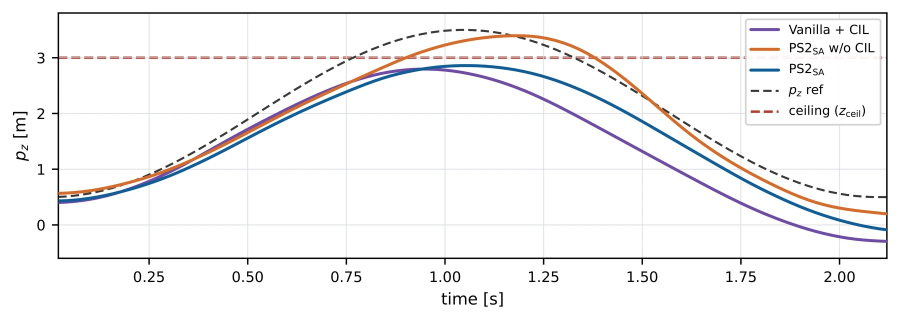
#> input picture assets/img/ablation_altitude.webp, 1800 x 642 px (shown at 1/2 size)
$ python -i convert_media.py   (imports and definitions only)
#> lines starting #> are read from the running program, lines starting #| are printed output that depends on the picture; after the words box and inside, x2 and y2 are one past the last pixel; in counts of white or black regions, pixels touching at a corner belong together
#> further down, picture is the input picture: PIL image 1800x642 RGB; mean R, G, B 244.7, 244, 244.5
"""Convert the backup-RL result GIFs/PNGs and the paper's figures into web-friendly assets.

GIFs become cropped H.264 MP4s (yuv420p, faststart) plus a WebP poster of the
final frame; figures become WebP. Crops remove the renderer's white margins;
clips that are compared side by side share one crop so their scale matches.

Usage:
    python tools/convert_media.py --backup-rl /path/to/backup-RL \
        --arxiv-src /path/to/unzipped/arxiv/source --out assets [--only NAME ...]
Requires ffmpeg (libx264), mutool (to rasterize PDF figures), and Pillow with WebP.
"""
import argparse
import subprocess
import tempfile
from pathlib import Path

from PIL import Image, ImageSequence

QUAD = 'results_analytics/objX_quadrotor_traces'
HERO = ('outputs_objF_quadBackup_ra_smooth_dLQR_new/'
        'quad_backup_ra-20260423_001127-objFraSmooth-id2-s2-b0.99-tc8.0-cc8.0-ts5000000-tau0.0025-es0.10-ec0.10-asw0.05-cs0.80-vp1.5-tp30.0-csm0.8/'
        'comparison/quadBackup_compare-20260423_011639-allRA-id2-kpz36p0-kvz24p0-kvxy14p0-attp45p0-yaw0p35-cm0p60-zsafe32p0-cvz18p0-lat1p50-minz0p0-traj')

# (output name, source GIF relative to backup-RL, crop x, y, w, h, output width)
QUAD_CROP = (480, 220, 864, 864)
VIDEOS = [
    ('quad_ps2_sa', f'{QUAD}/BLISS-SA/BLISS-SA_isometric.gif', *QUAD_CROP, 864),
    ('quad_ps2_abp', f'{QUAD}/BLISS-ABP/BLISS-ABP_isometric.gif', *QUAD_CROP, 864),
    ('quad_cbf_rl', f'{QUAD}/CBF-RL/CBF-RL_isometric.gif', *QUAD_CROP, 864),
    ('quad_mps', f'{QUAD}/MPS/MPS_isometric.gif', *QUAD_CROP, 864),
    ('quad_cpo', f'{QUAD}/CPO/CPO_isometric.gif', *QUAD_CROP, 864),
    ('quad_sac_lag', f'{QUAD}/SAC-Lag/SAC-Lag_isometric.gif', *QUAD_CROP, 864),
    ('quad_sac_pen_high', f'{QUAD}/SAC-PenHigh/SAC-PenHigh_isometric.gif', *QUAD_CROP, 864),
    ('quad_sac_pen_low', f'{QUAD}/SAC-PenLow/SAC-PenLow_isometric.gif', *QUAD_CROP, 864),
    ('quad_multisafety', 'results_analytics/quadrotor_iris_multiSafety/seed3_best_return_front.gif',
     480, 100, 860, 900, 860),
    ('phase1_learned', f'{HERO}/hero_gif-overall.gif', 1290, 60, 3000, 2760, 1400),
    ('phase1_analytic', f'{HERO}/hero_gif-analytic-overall.gif', 1290, 60, 3000, 2760, 1400),
]

# (output name, source, max width, render dpi, crop as width fractions (x0, x1) or None).
# 'src:' paths are relative to the arXiv source directory; others to backup-RL.
IMAGES = [
    ('fig1_full', 'src:figures/PS2_Main_Figure.pdf', 3000, 120, None),
    ('unicycle_sets', 'src:figures/unicycle_final.pdf', 2400, 200, (0.0, 0.7270)),     # Fig. 2(a)-(c)
    ('hj_comparison', 'src:figures/unicycle_final.pdf', 1100, 200, (0.7272, 1.0)),     # Fig. 2(d)
    ('ablation_altitude', 'src:figures/quadrotor_ablation.pdf', 1800, 600, None),      # Fig. 9
    ('unicycle_traces', 'results_analytics/objX_unicycle_traces/ieee_unicycle_traces.png', 1400, 0, None),
]


def run(cmd):
    subprocess.run(cmd, check=True, stdout=subprocess.DEVNULL, stderr=subprocess.PIPE)


# [24 lines left out: functions last_frame, video, rasterize, not called in this run]


def trim(im, pad=12):
    """Crop uniform white margins, keeping `pad` pixels."""
#> called with pad = 12
    gray = im.convert('L').point(lambda v: 255 if v < 245 else 0)
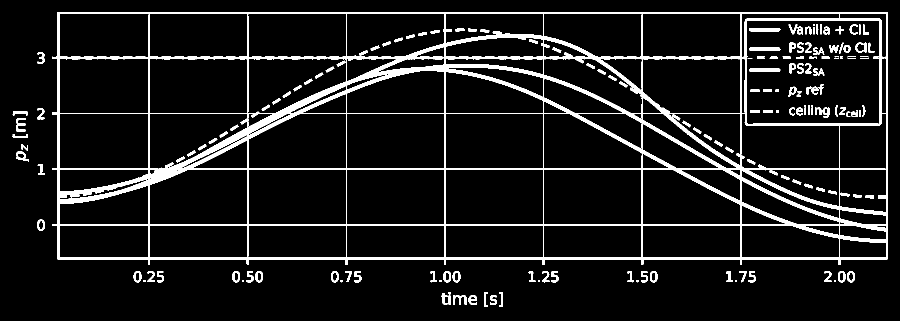
#> gray: PIL image 1800x642 L (shown at 1/2 size); 8.7% white; 175 white regions (23 under 20 px), largest, box (x1, y1, x2, y2) and area: (104, 24, 1776, 530) 83075, (1498, 95, 1561, 102) 428, (1498, 56, 1561, 63) 427
    box = gray.getbbox()
#> box = (25, 24, 1776, 614)
    if not box:
        return im
    x0, y0, x1, y1 = box
#> x0 = 25; y0 = 24; x1 = 1776; y1 = 614
    return im.crop((max(0, x0 - pad), max(0, y0 - pad), min(im.width, x1 + pad), min(im.height, y1 + pad)))
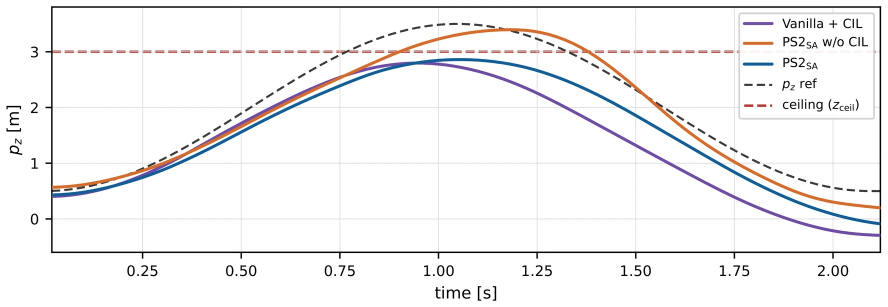
#> returned value: PIL image 1775x614 RGB (shown at 1/2 size); mean R, G, B 244.1, 243.3, 243.9


# [35 lines left out: functions image, main, not called in this run]


# [2 lines not run here, left out]

>>> from PIL import Image
>>> picture = Image.open('../assets/img/ablation_altitude.webp')
>>> result = trim(picture)

$ run again, on assets/img/unicycle_sets.webp
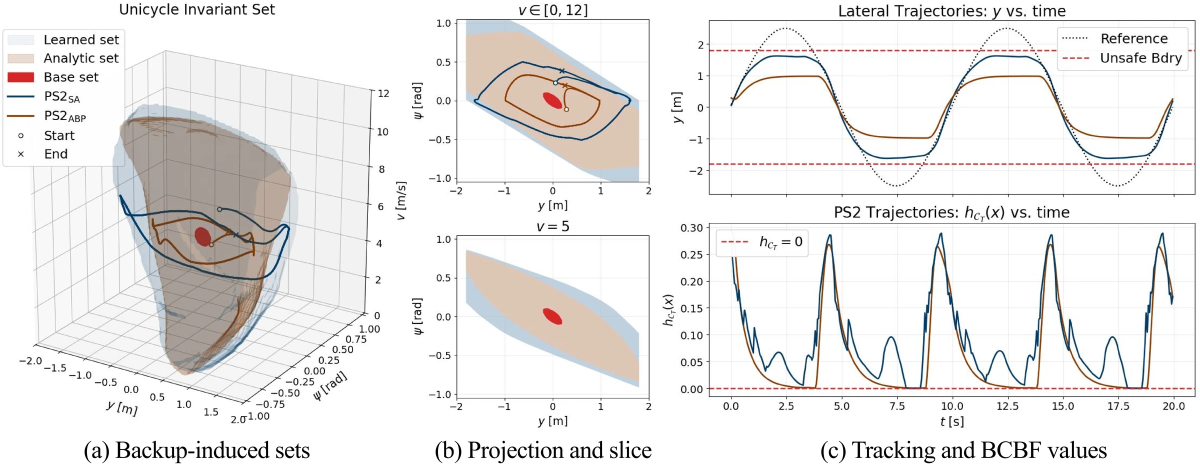
#> input picture assets/img/unicycle_sets.webp, 2400 x 931 px (shown at 1/2 size)
#> picture is the input picture: PIL image 2400x931 RGB; mean R, G, B 236.4, 234.9, 234
#> in trim, `gray = im.convert('L').point(lambda v: 255 if v < 245 else 0)`:
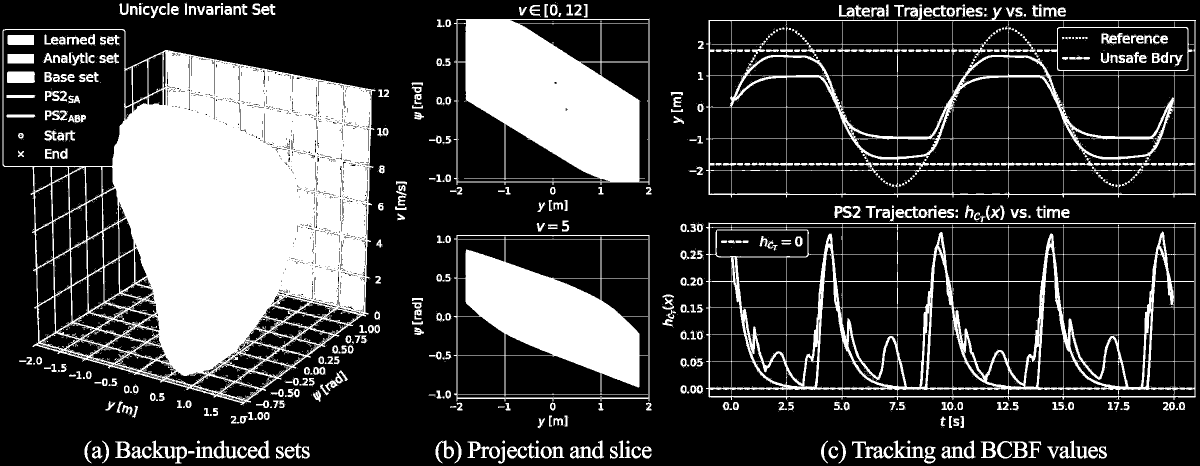
#> gray: PIL image 2400x931 L (shown at 1/2 size); 24.5% white; 2057 white regions (1577 under 20 px), largest, box (x1, y1, x2, y2) and area: (5, 58, 751, 811) 265027, (907, 37, 1299, 370) 74396, (907, 470, 1299, 803) 54222
#> box = (5, 5, 2392, 927)
#> x0 = 5; x1 = 2392; y1 = 927

$ run again, on assets/img/unicycle_traces.webp
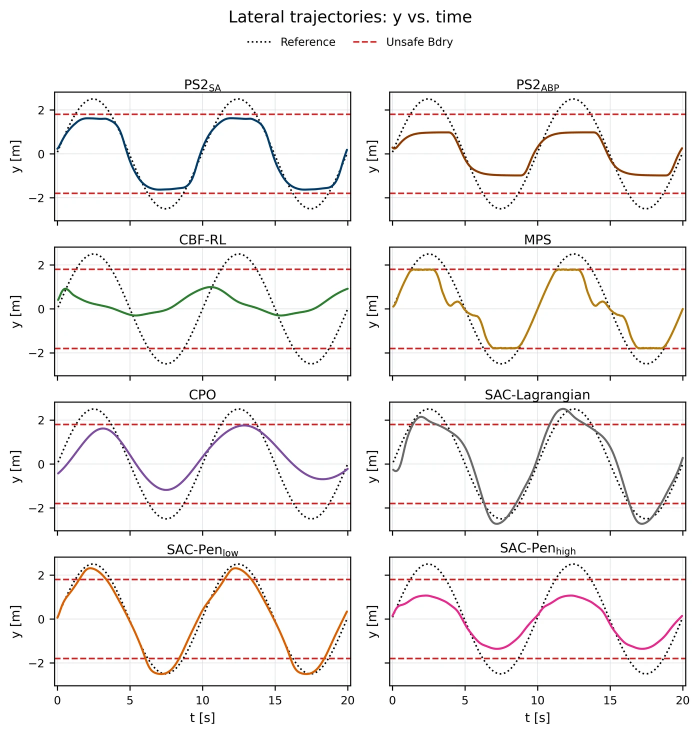
#> input picture assets/img/unicycle_traces.webp, 1400 x 1469 px (shown at 1/2 size)
#> picture is the input picture: PIL image 1400x1469 RGB; mean R, G, B 245.1, 243, 242.7
#> in trim, `gray = im.convert('L').point(lambda v: 255 if v < 245 else 0)`:
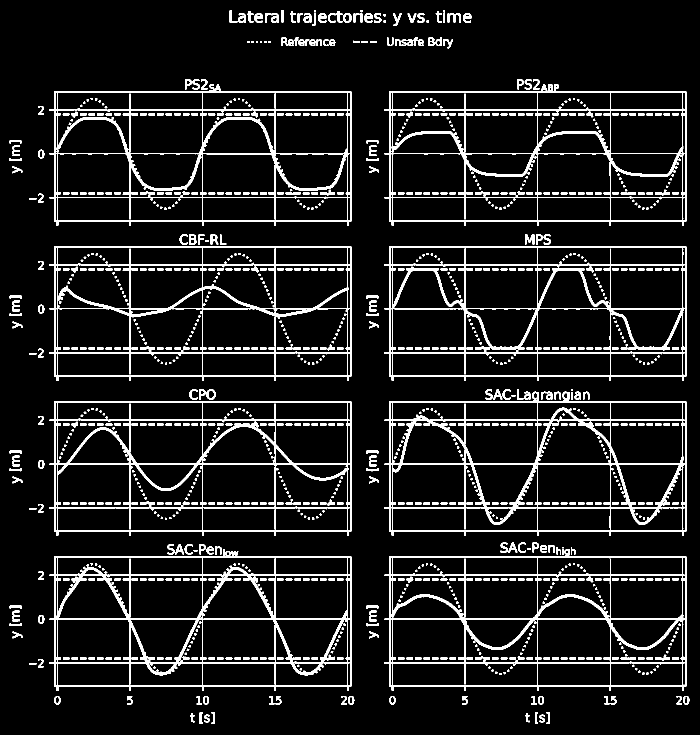
#> gray: PIL image 1400x1469 L (shown at 1/2 size); 9.1% white; 1121 white regions (522 under 20 px), largest, box (x1, y1, x2, y2) and area: (99, 1098, 703, 1382) 18762, (769, 783, 1373, 1072) 18637, (769, 493, 1373, 762) 16828
#> box = (19, 20, 1379, 1448)
#> x0 = 19; y0 = 20; x1 = 1379; y1 = 1448
#> in trim, `return im.crop((max(0, x0 - pad), max(0, y0 - pad), min(im.width, x1 +..`:
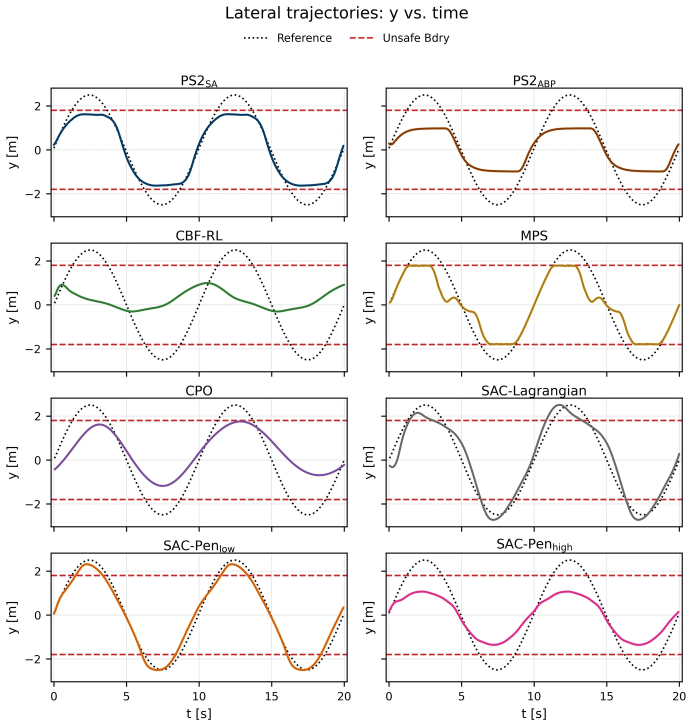
#> returned value: PIL image 1384x1452 RGB (shown at 1/2 size); mean R, G, B 244.9, 242.7, 242.4

$ run again, on assets/img/og-image.png
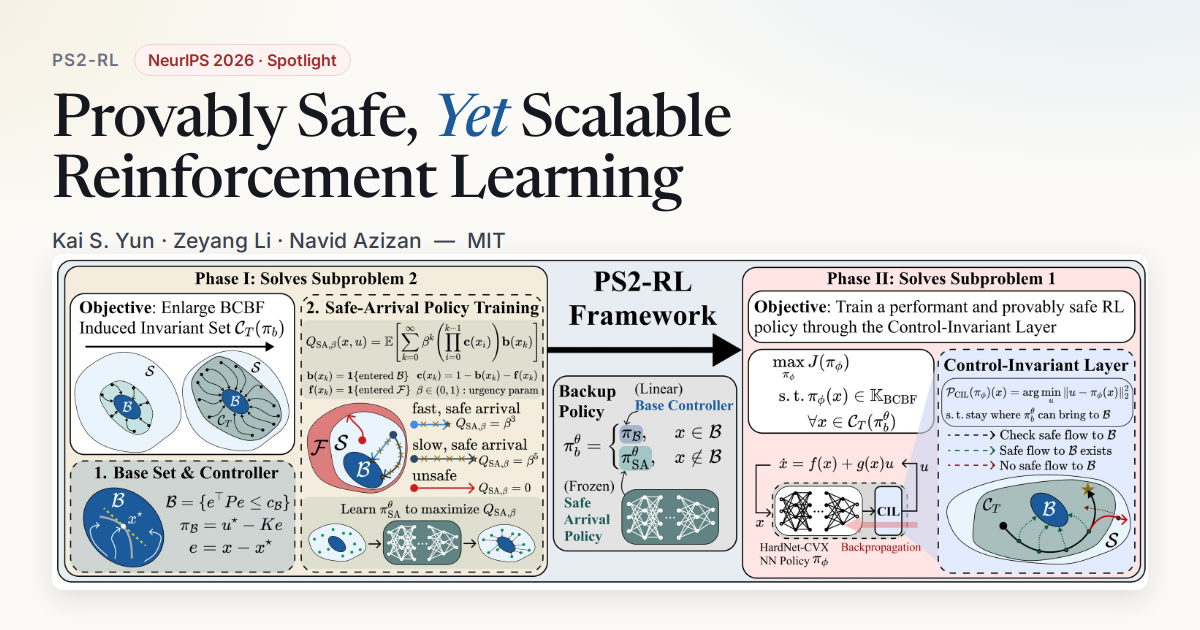
#> input picture assets/img/og-image.png, 1200 x 630 px
#> picture is the input picture: PIL image 1200x630 RGB; mean R, G, B 221, 221.5, 220.4
#> in trim, `gray = im.convert('L').point(lambda v: 255 if v < 245 else 0)`:
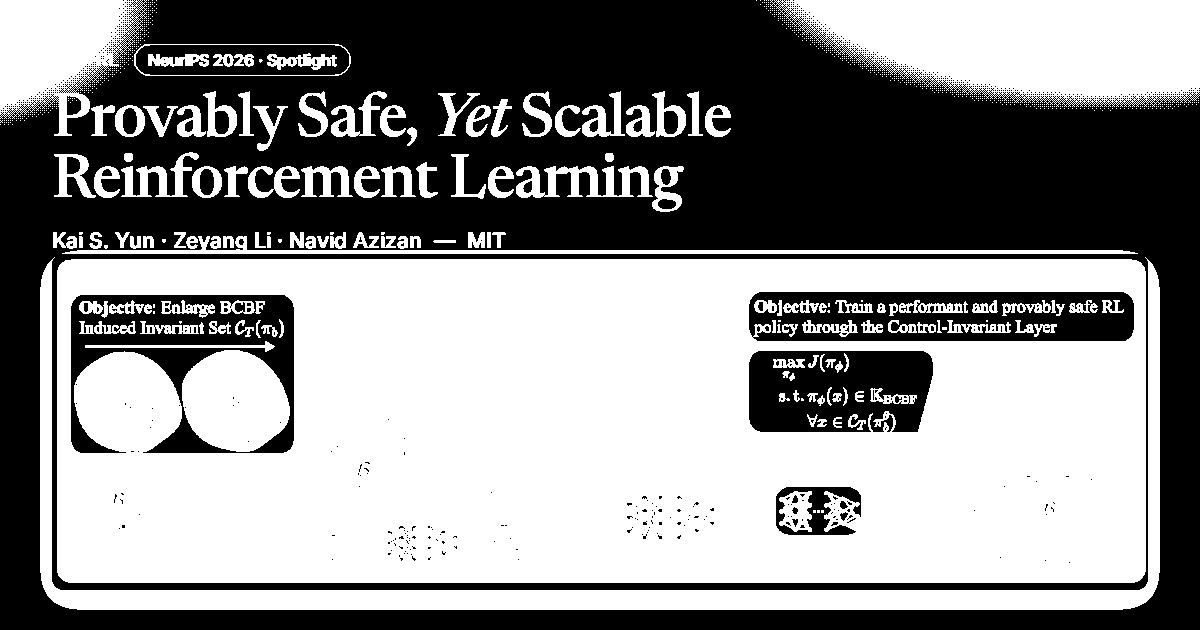
#> gray: PIL image 1200x630 L; 54.8% white; 872 black regions (836 under 20 px), largest, box (x1, y1, x2, y2) and area: (0, 0, 1200, 630) 289501, (71, 295, 294, 453) 14643, (749, 292, 1134, 341) 13948
#> box = (0, 0, 1200, 610)
#> x0 = 0; x1 = 1200; y1 = 610
#> in trim, `return im.crop((max(0, x0 - pad), max(0, y0 - pad), min(im.width, x1 +..`:
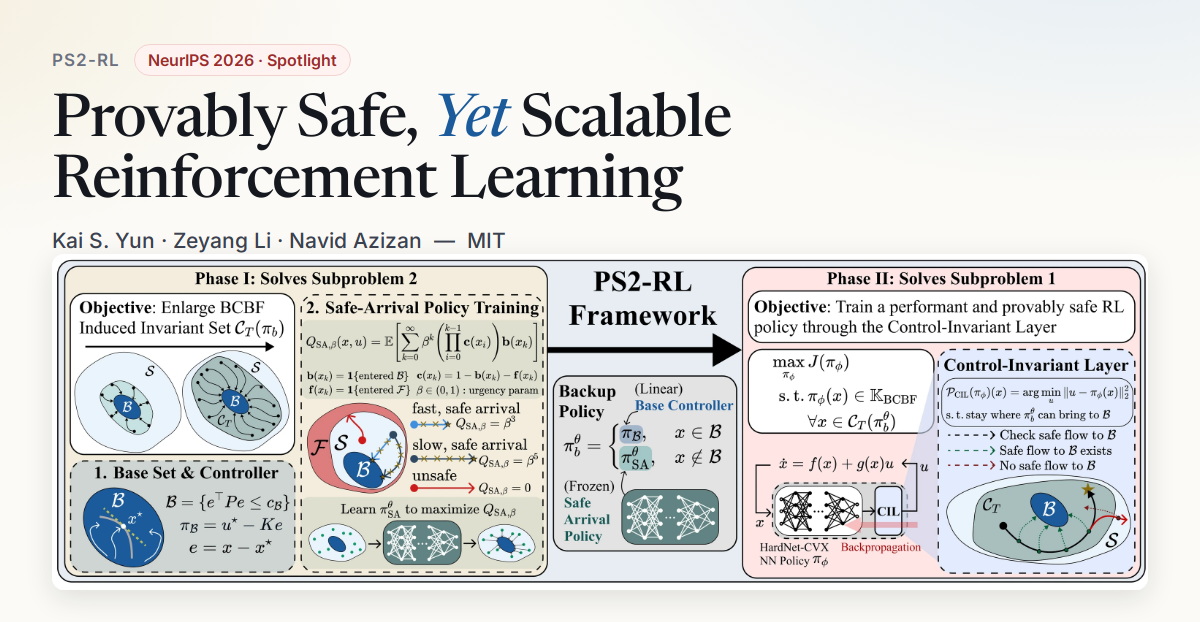
#> returned value: PIL image 1200x622 RGB; mean R, G, B 220.6, 221.1, 220
